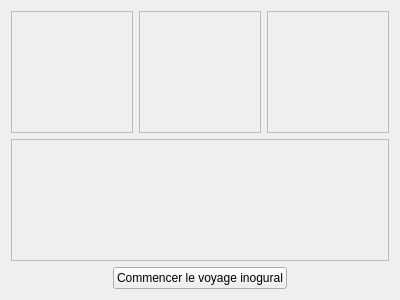
<?xml version="1.0" encoding="UTF-8"?>
<ui version="4.0">
 <class>Board</class>
 <widget class="QWidget" name="Board">
  <property name="geometry">
   <rect>
    <x>0</x>
    <y>0</y>
    <width>400</width>
    <height>300</height>
   </rect>
  </property>
  <property name="windowTitle">
   <string>Form</string>
  </property>
  <layout class="QVBoxLayout" name="verticalLayout">
   <item>
    <layout class="QHBoxLayout" name="horizontalLayout">
     <item>
      <widget class="QFrame" name="frame">
       <property name="frameShape">
        <enum>QFrame::StyledPanel</enum>
       </property>
       <property name="frameShadow">
        <enum>QFrame::Raised</enum>
       </property>
      </widget>
     </item>
     <item>
      <widget class="QFrame" name="frame_2">
       <property name="frameShape">
        <enum>QFrame::StyledPanel</enum>
       </property>
       <property name="frameShadow">
        <enum>QFrame::Raised</enum>
       </property>
      </widget>
     </item>
     <item>
      <widget class="QFrame" name="frame_3">
       <property name="frameShape">
        <enum>QFrame::StyledPanel</enum>
       </property>
       <property name="frameShadow">
        <enum>QFrame::Raised</enum>
       </property>
      </widget>
     </item>
    </layout>
   </item>
   <item>
    <widget class="QFrame" name="frame_4">
     <property name="frameShape">
      <enum>QFrame::StyledPanel</enum>
     </property>
     <property name="frameShadow">
      <enum>QFrame::Raised</enum>
     </property>
    </widget>
   </item>
   <item alignment="Qt::AlignHCenter">
    <widget class="QPushButton" name="buttonStartTravel">
     <property name="text">
      <string>Commencer le voyage inogural</string>
     </property>
    </widget>
   </item>
  </layout>
 </widget>
 <resources/>
 <connections/>
</ui>
